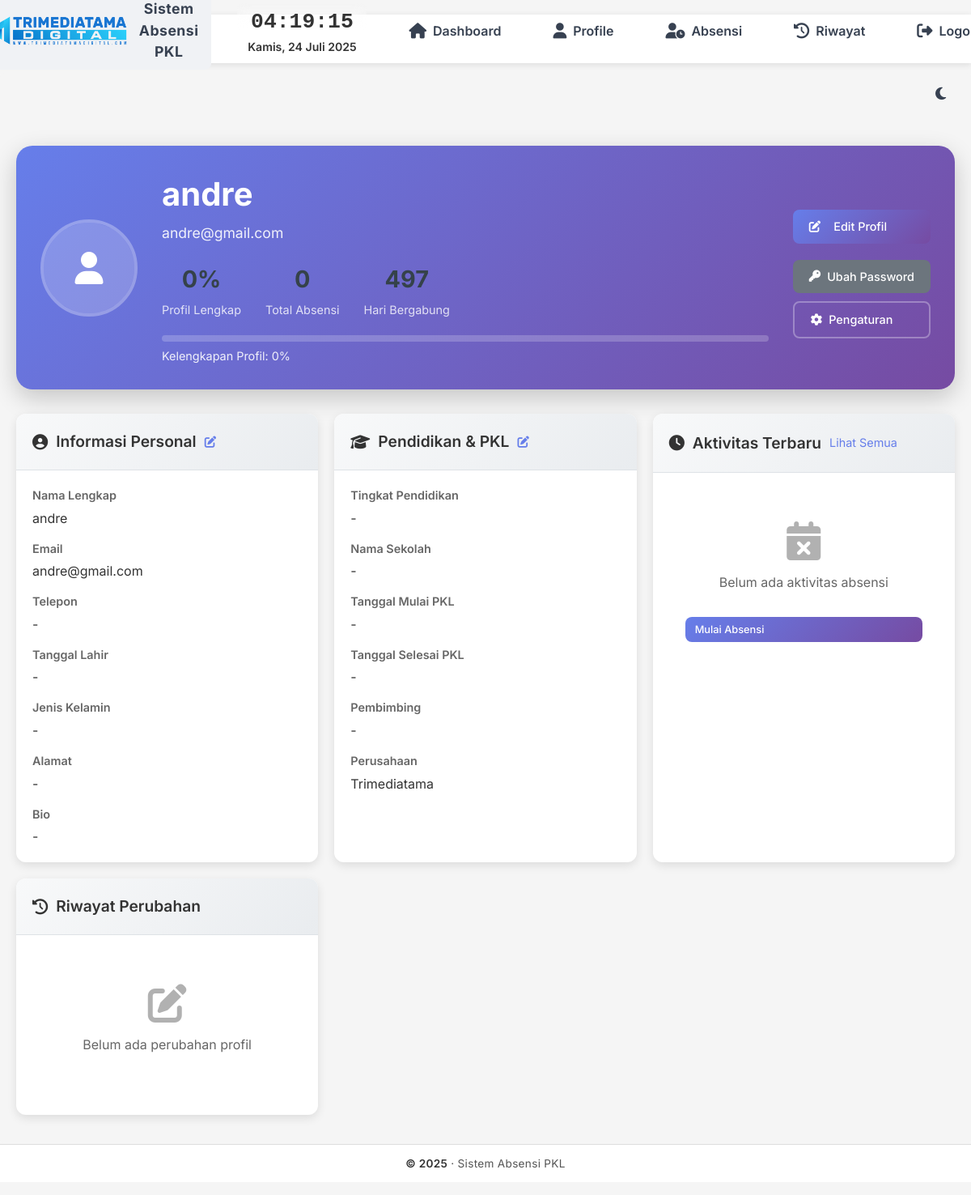
Screenshot of /profile (signed in) with the database file from the repository.
### src/models.py (models this page shows, shortened)
class Student(db.Model):
    __tablename__ = 'students'
    id = db.Column(db.Integer, primary_key=True)
    name = db.Column(db.String(100), nullable=False)
    email = db.Column(db.String(120), unique=True, nullable=False)
    password = db.Column(db.String(100), nullable=False)
    created_at = db.Column(db.DateTime, default=datetime.utcnow)
    supervisor = db.Column(db.String(100), nullable=True)
    company = db.Column(db.String(100), nullable=True)
    profile_picture = db.Column(db.String(255), nullable=True, default='default-avatar.png')
    phone = db.Column(db.String(20), nullable=True)
    address = db.Column(db.Text, nullable=True)
    bio = db.Column(db.Text, nullable=True)
    birth_date = db.Column(db.Date, nullable=True)
    gender = db.Column(db.String(10), nullable=True)
    education_level = db.Column(db.String(50), nullable=True)
    school_name = db.Column(db.String(100), nullable=True)
    internship_start_date = db.Column(db.Date, nullable=True)
    internship_end_date = db.Column(db.Date, nullable=True)
    updated_at = db.Column(db.DateTime, default=datetime.utcnow, onupdate=datetime.utcnow)
    is_profile_complete = db.Column(db.Boolean, default=False)
    notification_enabled = db.Column(db.Boolean, default=True)
    theme_preference = db.Column(db.String(10), default='light')

### src/app.py (the view)
@app.route('/profile')
def profile():
    if not session.get('logged_in'):
        return redirect(url_for('login'))
    student = Student.query.get(session['student_id'])
    if not student:
        flash('Student not found', 'error')
        return redirect(url_for('logout'))
    profile_fields = [
        student.phone, student.address, student.bio, student.birth_date,
        student.gender, student.education_level, student.school_name,
        student.internship_start_date, student.internship_end_date
    ]
    completed_fields = sum(1 for field in profile_fields if field)
    completion_percentage = int((completed_fields / len(profile_fields)) * 100)
    recent_attendances = Attendance.query.filter_by(student_id=student.id).order_by(Attendance.date.desc()).limit(5).all()
    recent_changes = ProfileChangeLog.query.filter_by(student_id=student.id).order_by(ProfileChangeLog.changed_at.desc()).limit(5).all()
    return render_template('profile.html',
                         student=student,
                         completion_percentage=completion_percentage,
                         recent_attendances=recent_attendances,
                         recent_changes=recent_changes)

### src/templates/profile.html (shortened to what this page needs)
{% extends 'base.html' %}
{% block content %}
<div class="profile-container">
    <div class="profile-header">
        <div class="profile-avatar-section">
            <div class="avatar-container" onclick="openPhotoModal()">
                {% if student.profile_picture and student.profile_picture != 'default-avatar.png' %}
                    <img src="{{ url_for('static', filename='uploads/profiles/' + student.profile_picture) }}"
                         alt="Profile Picture" class="profile-avatar" id="profileAvatar">
                {% else %}
                    <div class="default-avatar">
                        <i class="fas fa-user"></i>
                    </div>
                {% endif %}
            </div>
        </div>
        <div class="profile-info">
            <h1>{{ student.name }}</h1>
            <p class="email">{{ student.email }}</p>
            <div class="profile-stats">
                <div class="stat-item">
                    <span class="stat-number">{{ completion_percentage }}%</span>
                    <span class="stat-label">Profil Lengkap</span>
                </div>
                <div class="stat-item">
                    <span class="stat-number">{{ student.attendances|length }}</span>
                    <span class="stat-label">Total Absensi</span>
                </div>
                <div class="stat-item">
                    <span class="stat-number">{{ (student.created_at.now() - student.created_at).days }}</span>
                    <span class="stat-label">Hari Bergabung</span>
                </div>
            </div>
            <div class="completion-progress">
                <div class="progress-bar">
                </div>
                <span class="progress-text">Kelengkapan Profil: {{ completion_percentage }}%</span>
            </div>
        </div>
        <div class="profile-actions">
            <a href="{{ url_for('edit_profile') }}" class="btn btn-primary">
                <i class="fas fa-edit"></i> Edit Profil
            </a>
            <a href="{{ url_for('change_password') }}" class="btn btn-secondary">
                <i class="fas fa-key"></i> Ubah Password
            </a>
            <a href="{{ url_for('profile_settings') }}" class="btn btn-outline">
                <i class="fas fa-cog"></i> Pengaturan
            </a>
        </div>
    </div>
    <div class="profile-content">
        <div class="profile-grid">
            <div class="profile-card">
                <div class="card-header">
                    <h3><i class="fas fa-user-circle"></i> Informasi Personal</h3>
                    <button class="btn-edit" onclick="editPersonalInfo()">
                        <i class="fas fa-edit"></i>
                    </button>
                </div>
                <div class="card-body">
                    <div class="info-grid">
                        <div class="info-item">
                            <label>Nama Lengkap</label>
                            <span>{{ student.name or '-' }}</span>
                        </div>
                        <div class="info-item">
                            <label>Email</label>
                            <span>{{ student.email }}</span>
                        </div>
                        <div class="info-item">
                            <label>Telepon</label>
                            <span>{{ student.phone or '-' }}</span>
                        </div>
                        <div class="info-item">
                            <label>Tanggal Lahir</label>
                            <span>{{ student.birth_date.strftime('%d/%m/%Y') if student.birth_date else '-' }}</span>
                        </div>
                        <div class="info-item">
                            <label>Jenis Kelamin</label>
                            <span>{{ student.gender or '-' }}</span>
                        </div>
                        <div class="info-item full-width">
                            <label>Alamat</label>
                            <span>{{ student.address or '-' }}</span>
                        </div>
                        <div class="info-item full-width">
                            <label>Bio</label>
                            <span>{{ student.bio or '-' }}</span>
                        </div>
                    </div>
                </div>
            </div>
            <div class="profile-card">
                <div class="card-header">
                    <h3><i class="fas fa-graduation-cap"></i> Pendidikan & PKL</h3>
                    <button class="btn-edit" onclick="editEducationInfo()">
                        <i class="fas fa-edit"></i>
                    </button>
                </div>
                <div class="card-body">
                    <div class="info-grid">
                        <div class="info-item">
                            <label>Tingkat Pendidikan</label>
                            <span>{{ student.education_level or '-' }}</span>
                        </div>
                        <div class="info-item">
                            <label>Nama Sekolah</label>
                            <span>{{ student.school_name or '-' }}</span>
                        </div>
                        <div class="info-item">
                            <label>Tanggal Mulai PKL</label>
                            <span>{{ student.internship_start_date.strftime('%d/%m/%Y') if student.internship_start_date else '-' }}</span>
                        </div>
                        <div class="info-item">
                            <label>Tanggal Selesai PKL</label>
                            <span>{{ student.internship_end_date.strftime('%d/%m/%Y') if student.internship_end_date else '-' }}</span>
                        </div>
                        <div class="info-item">
                            <label>Pembimbing</label>
                            <span>{{ student.supervisor or '-' }}</span>
                        </div>
                        <div class="info-item">
                            <label>Perusahaan</label>
                            <span>{{ student.company or 'Trimediatama' }}</span>
                        </div>
                    </div>
                </div>
            </div>
            <div class="profile-card">
                <div class="card-header">
                    <h3><i class="fas fa-clock"></i> Aktivitas Terbaru</h3>
                    <a href="{{ url_for('history') }}" class="btn-view-all">Lihat Semua</a>
                </div>
                <div class="card-body">
                    {% if recent_attendances %}
                        <div class="activity-list">
                            {% for attendance in recent_attendances %}
                            <div class="activity-item">
                                <div class="activity-icon">
                                    {% if attendance.status == 'hadir' %}
                                        <i class="fas fa-user-check text-success"></i>
                                    {% elif attendance.status == 'terlambat' %}
                                        <i class="fas fa-user-clock text-warning"></i>
                                    {% else %}
                                        <i class="fas fa-user-times text-danger"></i>
                                    {% endif %}
                                </div>
                                <div class="activity-content">
                                    <div class="activity-title">Absensi {{ attendance.attendance_type.title() }}</div>
                                    <div class="activity-meta">
                                        {{ attendance.date.strftime('%d/%m/%Y') }} -
                                        {{ attendance.time_in.strftime('%H:%M') if attendance.time_in else '-' }}
                                    </div>
                                    {% if attendance.activity %}
                                        <div class="activity-desc">{{ attendance.activity[:50] }}...</div>
                                    {% endif %}
                                </div>
                                <span class="activity-status status-{{ attendance.status }}">
                                    {{ attendance.status.title() }}
                                </span>
                            </div>
                            {% endfor %}
                        </div>
                    {% else %}
                        <div class="empty-state">
                            <i class="fas fa-calendar-times"></i>
                            <p>Belum ada aktivitas absensi</p>
                            <a href="{{ url_for('attendance') }}" class="btn btn-primary btn-sm">
                                Mulai Absensi
                            </a>
                        </div>
                    {% endif %}
                </div>
            </div>
            <div class="profile-card">
                <div class="card-header">
                    <h3><i class="fas fa-history"></i> Riwayat Perubahan</h3>
                </div>
                <div class="card-body">
                    {% if recent_changes %}
                        <div class="changes-list">
                            {% for change in recent_changes %}
                            <div class="change-item">
                                <div class="change-icon">
                                    <i class="fas fa-edit"></i>
                                </div>
                                <div class="change-content">
                                    <div class="change-title">{{ change.field_changed.replace('_', ' ').title() }} diubah</div>
                                    <div class="change-meta">{{ change.changed_at.strftime('%d/%m/%Y %H:%M') }}</div>
                                </div>
                            </div>
                            {% endfor %}
                        </div>
                    {% else %}
                        <div class="empty-state">
                            <i class="fas fa-edit"></i>
                            <p>Belum ada perubahan profil</p>
                        </div>
                    {% endif %}
                </div>
            </div>
        </div>
    </div>
</div>
{% endblock %}

### rows the page displays
Student: name "andre", email "andre@gmail.com", phone "-", birth_date "-", gender "-", address "-", bio "-", education_level "-", school_name "-", internship_start_date "-", internship_end_date "-", supervisor "-", company "Trimediatama"

### other values shown
{{ completion_percentage }} "0"
{{ student.attendances|length }} "0"
